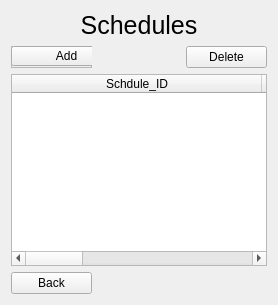
      <widget class="QWidget" name="pageViewSchedules">
       <layout class="QGridLayout" name="gridLayout_8">
        <item row="2" column="2">
         <widget class="QPushButton" name="scheduleDelete">
          <property name="maximumSize">
           <size>
            <width>111</width>
            <height>16777215</height>
           </size>
          </property>
          <property name="text">
           <string>Delete</string>
          </property>
         </widget>
        </item>
        <item row="0" column="0" colspan="3">
         <widget class="QLabel" name="labelScheduleView">
          <property name="styleSheet">
           <string notr="true">QLabel{font-size:25px}</string>
          </property>
          <property name="text">
           <string>Schedules</string>
          </property>
          <property name="alignment">
           <set>Qt::AlignCenter</set>
          </property>
         </widget>
        </item>
        <item row="3" column="0" colspan="3">
         <widget class="QTableWidget" name="tableWidget">
          <property name="selectionMode">
           <enum>QAbstractItemView::SingleSelection</enum>
          </property>
          <property name="selectionBehavior">
           <enum>QAbstractItemView::SelectRows</enum>
          </property>
          <attribute name="horizontalHeaderCascadingSectionResizes">
           <bool>true</bool>
          </attribute>
          <attribute name="horizontalHeaderDefaultSectionSize">
           <number>250</number>
          </attribute>
          <attribute name="horizontalHeaderStretchLastSection">
           <bool>true</bool>
          </attribute>
          <column>
           <property name="text">
            <string>Schdule_ID</string>
           </property>
          </column>
          <column>
           <property name="text">
            <string>Title</string>
           </property>
          </column>
          <column>
           <property name="text">
            <string>Start Date</string>
           </property>
          </column>
          <column>
           <property name="text">
            <string>End Date</string>
           </property>
          </column>
         </widget>
        </item>
        <item row="2" column="0">
         <widget class="QFrame" name="frame">
          <property name="frameShape">
           <enum>QFrame::StyledPanel</enum>
          </property>
          <property name="frameShadow">
           <enum>QFrame::Raised</enum>
          </property>
          <widget class="QPushButton" name="buttonScheduleViewAdd">
           <property name="geometry">
            <rect>
             <x>0</x>
             <y>0</y>
             <width>111</width>
             <height>20</height>
            </rect>
           </property>
           <property name="maximumSize">
            <size>
             <width>16777215</width>
             <height>30</height>
            </size>
           </property>
           <property name="text">
            <string>Add</string>
           </property>
          </widget>
          <widget class="QPushButton" name="scheduleUpdate">
           <property name="geometry">
            <rect>
             <x>120</x>
             <y>0</y>
             <width>111</width>
             <height>20</height>
            </rect>
           </property>
           <property name="maximumSize">
            <size>
             <width>16777215</width>
             <height>30</height>
            </size>
           </property>
           <property name="text">
            <string>Edit</string>
           </property>
          </widget>
         </widget>
        </item>
        <item row="4" column="0">
         <widget class="QPushButton" name="buttonScheduleViewCancel">
          <property name="text">
           <string>Back</string>
          </property>
         </widget>
        </item>
       </layout>
      </widget>
